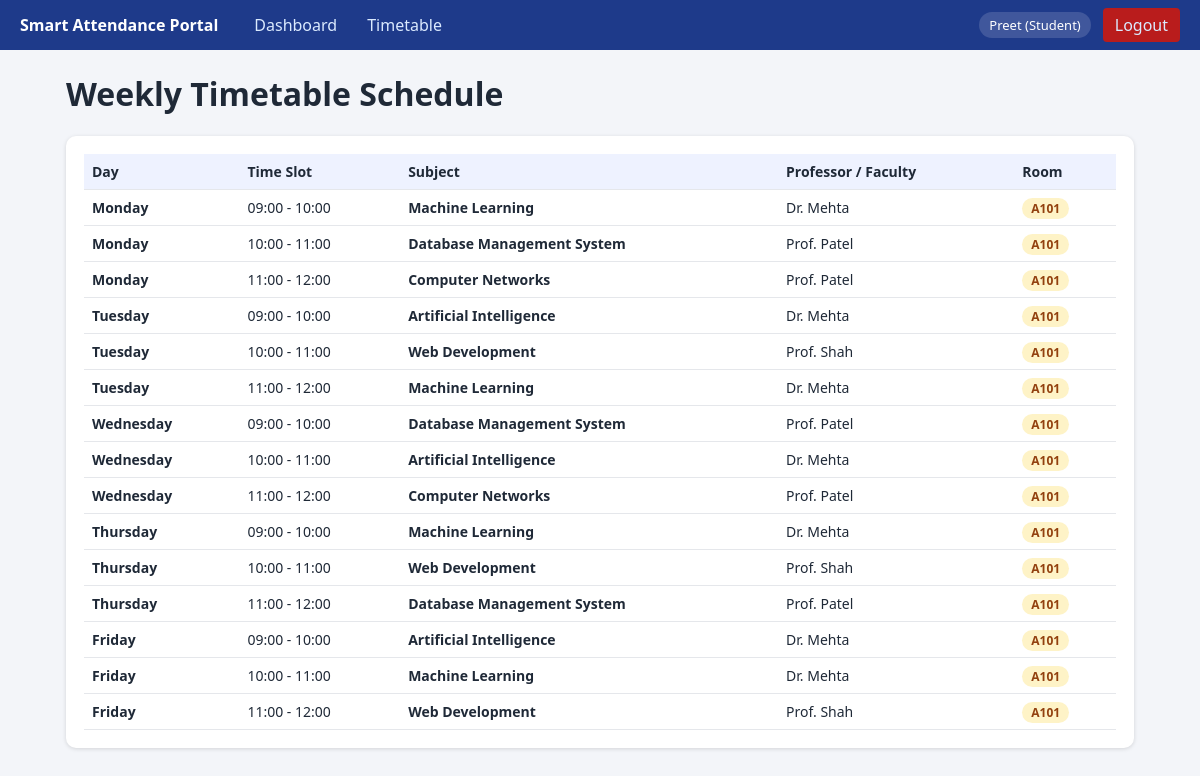
/timetable (signed in), run on the app's committed database.
### tables this page shows
CREATE TABLE timetable(
  id INTEGER PRIMARY KEY AUTOINCREMENT, day TEXT NOT NULL, start_time TEXT NOT NULL, end_time TEXT NOT NULL,
  subject_id INTEGER NOT NULL REFERENCES subjects(id), faculty TEXT, room TEXT);

CREATE TABLE subjects(
  id INTEGER PRIMARY KEY AUTOINCREMENT, subject_name TEXT UNIQUE NOT NULL, faculty TEXT, room TEXT);

### app.py (the view)
@app.route("/timetable")
def timetable_page():
    db = get_db()
    user = session.get("user")
    if user and user.get("role") == "faculty":
        rows = db.execute("""SELECT t.*, sub.subject_name AS subject FROM timetable t JOIN subjects sub ON sub.id=t.subject_id WHERE t.faculty=?""", (user["name"],)).fetchall()
    else:
        rows = db.execute("""SELECT t.*, sub.subject_name AS subject FROM timetable t JOIN subjects sub ON sub.id=t.subject_id""").fetchall()
    rows = sorted(rows, key=lambda r: (DAYS.index(r["day"]), r["start_time"]))
    return render_template("timetable.html", rows=rows, days=DAYS)

### app.py (called while the page is built)
@app.before_request
def require_login():
    if request.endpoint in EXEMPT_ENDPOINTS or (request.endpoint and request.endpoint.startswith("static")):
        return
    user = session.get("user")
    if not user:
        if request.path.startswith("/api/"):
            return err("Unauthorized. Please log in.", 401)
        return redirect("/login")
    faculty_only_paths = ["/attendance", "/students", "/reports"]
    faculty_only_api_prefixes = ["/api/timetable", "/api/students", "/api/sessions/start", "/api/sessions/stop"]
    if user.get("role") == "student":
        if any(request.path == p or request.path.startswith(p + "/") for p in faculty_only_paths):
            return redirect("/")
        if any(request.path.startswith(p) for p in faculty_only_api_prefixes):
            return err("Access denied. Faculty permission required.", 403)

### db.py (called while the page is built)
def connect():
    conn = sqlite3.connect(config.DB_PATH)
    conn.row_factory = sqlite3.Row
    conn.execute("PRAGMA foreign_keys=ON")
    return conn

def get_db():
    if "db" not in g:
        g.db = connect()
    return g.db

### templates/timetable.html (shortened to what this page needs)
{% extends "base.html" %}{% block content %}
<h1>Weekly Timetable Schedule</h1>
<div class="card">
  <table>
    <thead>
      <tr>
        <th>Day</th>
        <th>Time Slot</th>
        <th>Subject</th>
        <th>Professor / Faculty</th>
        <th>Room</th>
      </tr>
    </thead>
    <tbody>
      {% for r in rows %}
        <tr>
          <td><b>{{ r.day }}</b></td>
          <td>{{ r.start_time }} - {{ r.end_time }}</td>
          <td><b>{{ r.subject }}</b></td>
          <td>{{ r.faculty }}</td>
          <td><span class="badge wait">{{ r.room }}</span></td>
        </tr>
      {% endfor %}
    </tbody>
  </table>
</div>
{% endblock %}

### templates/base.html (shortened to what this page needs)
<!doctype html><html><head><meta charset="utf-8"><meta name="viewport" content="width=device-width,initial-scale=1">
<title>Smart Attendance Portal</title><link rel="stylesheet" href="{{ url_for('static', filename='css/style.css') }}"></head><body>
<nav>
  <b>Smart Attendance Portal</b>
  <a href="/">Dashboard</a>
  {% if session.get('user') and session['user'].role == 'faculty' %}
    <a href="/attendance">Mark Attendance</a>
    <a href="/timetable">Timetable</a>
    <a href="/students">Students</a>
    <a href="/reports">Reports</a>
  {% elif session.get('user') and session['user'].role == 'student' %}
    <a href="/timetable">Timetable</a>
  {% endif %}
  {% if session.get('user') %}
    <span style="margin-left:auto;font-size:13px;background:rgba(255,255,255,0.15);padding:4px 10px;border-radius:14px;color:#fff">
      {{ session['user'].name }} ({{ session['user'].role|capitalize }})
    </span>
    <a href="/logout" style="background:#b91c1c;border-radius:4px;padding:6px 12px;margin-left:6px">Logout</a>
  {% endif %}
</nav>
<main>{% block content %}{% endblock %}</main>
{% block scripts %}{% endblock %}</body></html>

### static/css/style.css (style rules this page uses)
* { box-sizing:border-box }
body { margin:0;font-family:Segoe UI,Arial,sans-serif;background:#f3f5f9;color:#1f2937 }
nav { background:#1e3a8a;color:#fff;display:flex;align-items:center;gap:6px;padding:0 20px;flex-wrap:wrap }
nav b { margin-right:18px;padding:14px 0 }
nav a { color:#dbeafe;text-decoration:none;padding:14px 12px }
main { max-width:1100px;margin:22px auto;padding:0 16px }
h1 { margin-top:0 }
.card { background:#fff;border-radius:10px;padding:18px;box-shadow:0 1px 4px #0002;margin-bottom:18px }
table { width:100%;border-collapse:collapse;font-size:14px }
th,td { padding:8px;border-bottom:1px solid #e5e7eb;text-align:left }
th { background:#eef2ff }
.badge { padding:2px 9px;border-radius:12px;font-size:12px;font-weight:600 }
.wait { background:#fef3c7;color:#92400e }

### data on the page
timetable: day "Monday", start_time "09:00", end_time "10:00", subject "Machine Learning", faculty "Dr. Mehta", room "A101"
timetable: day "Monday", start_time "10:00", end_time "11:00", subject "Database Management System", faculty "Prof. Patel", room "A101"
timetable: day "Monday", start_time "11:00", end_time "12:00", subject "Computer Networks", faculty "Prof. Patel", room "A101"
timetable: day "Tuesday", start_time "09:00", end_time "10:00", subject "Artificial Intelligence", faculty "Dr. Mehta", room "A101"
timetable: day "Tuesday", start_time "10:00", end_time "11:00", subject "Web Development", faculty "Prof. Shah", room "A101"
timetable: day "Tuesday", start_time "11:00", end_time "12:00", subject "Machine Learning", faculty "Dr. Mehta", room "A101"
timetable: day "Wednesday", start_time "09:00", end_time "10:00", subject "Database Management System", faculty "Prof. Patel", room "A101"
timetable: day "Wednesday", start_time "10:00", end_time "11:00", subject "Artificial Intelligence", faculty "Dr. Mehta", room "A101"
timetable: day "Wednesday", start_time "11:00", end_time "12:00", subject "Computer Networks", faculty "Prof. Patel", room "A101"
timetable: day "Thursday", start_time "09:00", end_time "10:00", subject "Machine Learning", faculty "Dr. Mehta", room "A101"
timetable: day "Thursday", start_time "10:00", end_time "11:00", subject "Web Development", faculty "Prof. Shah", room "A101"
timetable: day "Thursday", start_time "11:00", end_time "12:00", subject "Database Management System", faculty "Prof. Patel", room "A101"
timetable: day "Friday", start_time "09:00", end_time "10:00", subject "Artificial Intelligence", faculty "Dr. Mehta", room "A101"
timetable: day "Friday", start_time "10:00", end_time "11:00", subject "Machine Learning", faculty "Dr. Mehta", room "A101"
timetable: day "Friday", start_time "11:00", end_time "12:00", subject "Web Development", faculty "Prof. Shah", room "A101"

### other printed values
{{ session['user'].name }} "Preet"
{{ session['user'].role|capitalize }} "Student"
